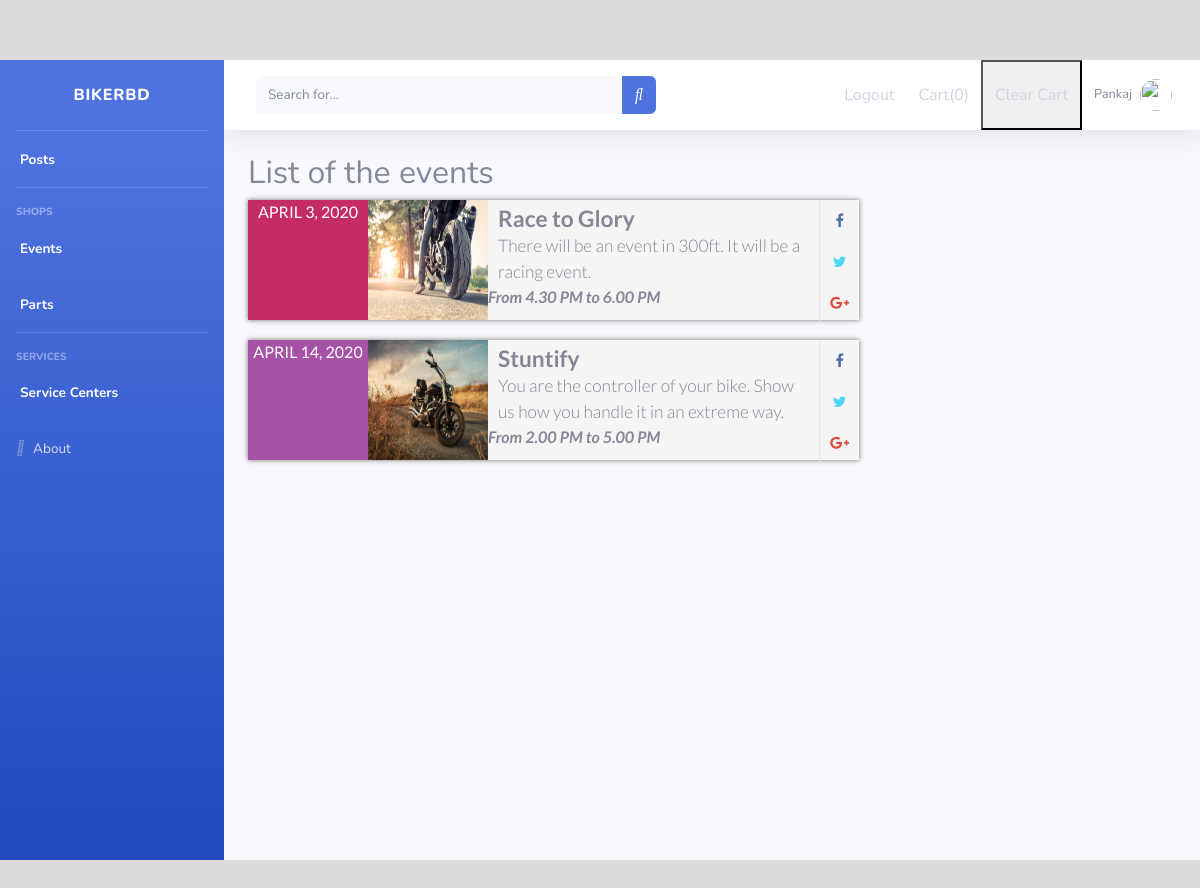
/events/ (signed in), run on the app's committed database.
### events/models.py (models this page shows, shortened)
class eventlist(models.Model):
    title = models.CharField(max_length = 50)
    description = models.TextField()
    date = models.DateField()
    image = models.ImageField(upload_to="events/images" ,default = "")
    time = models.CharField(max_length = 50)

### events/views.py (the view)
# urls.py: path('events/', include("events.urls")),
def events(request):
    list = eventlist.objects.all()
    return render(request, "events/event_list.html", {'evnt':list})

### events/templates/events/event_list.html
{% extends 'blog/base.html' %}
{% load static %}
{% block content %}
<link rel="stylesheet" type = "text/css" href="{% static 'events/ec.css' %}">
<div class="container">
    <div class="row">
        <div class="[ col-xs-12 col-sm-offset-2 col-sm-8 ]">
            <h2 class="center">List of the events</h2>
            <ul class="event-list">
                {% for li in evnt %}
                <li>
                    <time datetime="2014-07-20">
                        {{ li.date }}
                    </time>
                    <img alt="Independence Day" src="/media/{{ li.image }}" />
                    <div class="info">
                        <h2 class="title">{{ li.title }}</h2>
                        <p class="desc">{{ li.description }}</p>
                        <b><i><p class="desc"> {{ li.time }}</p></i></b>
                    </div>
                    <div class="social">
                        <ul>
                            <li class="facebook" style="width:33%;"><a href="#facebook"><span
                                        class="fa fa-facebook"></span></a></li>
                            <li class="twitter" style="width:34%;"><a href="#twitter"><span
                                        class="fa fa-twitter"></span></a></li>
                            <li class="google-plus" style="width:33%;"><a href="#google-plus"><span
                                        class="fa fa-google-plus"></span></a></li>
                        </ul>
                    </div>
                </li>
                {% endfor %}
            </ul>
        </div>
    </div>
</div>
{% endblock %}

### blog/templates/blog/base.html (shortened to what this page needs)
{% load static %}
<!DOCTYPE html>
<html lang="en">
<head>
  <link href="vendor/fontawesome-free/css/all.min.css" rel="stylesheet" type="text/html">
  <link href="{% static 'blog/sb-admin-2.min.css' %}" rel="stylesheet">
</head>
<body id="page-top">
  <div id="wrapper">
    <ul class="navbar-nav bg-gradient-primary sidebar sidebar-dark accordion" id="accordionSidebar">
      <a class="sidebar-brand d-flex align-items-center justify-content-center" href="index.html">
        <div class="sidebar-brand-text mx-3">BikerBD</div>
      </a>
      <hr class="sidebar-divider my-0">
      <li class="nav-item active">
        <a class="nav-link" href="{% url 'home' %}">
          <span>Posts</span></a>
      </li>
      <hr class="sidebar-divider">
      <div class="sidebar-heading">
        Shops
      </div>
      <li class="nav-item active">
        <a class="nav-link" href="{% url 'event' %}">
          <span>Events</span></a>
      </li>
      <li class="nav-item active">
        <a class="nav-link" href="{% url 'shop-home'%}">
          <span>Parts</span></a>
      </li>
      <hr class="sidebar-divider">
      <div class="sidebar-heading">
        Services
      </div>
      <li class="nav-item active">
        <a class="nav-link" href="{% url 'service' %}">
          <span>Service Centers</span></a>
      </li>
      <li class="nav-item">
        <a class="nav-link" href="{% url 'about' %}">
          <i class="fas fa-fw fa-table"></i>
          <span>About</span></a>
      </li>
    </ul>
    <div id="content-wrapper" class="d-flex flex-column">
      <div id="content">
        <nav class="navbar navbar-expand navbar-light bg-white topbar mb-4 static-top shadow">
          <form class="d-none d-sm-inline-block form-inline mr-auto ml-md-3 my-2 my-md-0 mw-100 navbar-search">
            <div class="input-group">
              <input type="text" class="form-control bg-light border-0 small" placeholder="Search for..."
                aria-label="Search" aria-describedby="basic-addon2">
              <div class="input-group-append">
                <button class="btn btn-primary" type="button">
                  <i class="fas fa-search fa-sm"></i>
                </button>
              </div>
            </div>
          </form>
          <ul class="navbar-nav ml-auto">
            {% if user.is_authenticated %}
            <li class="nav-item">
              <a class="nav-link" href="{% url 'logout' %}">Logout</a>
            </li>
            {% endif %}
            <li class="nav-item">
              <a class="nav-link" href="{% url 'checkout' %}">Cart(<span id='cart'>0</span>)</a>
            </li>
            <li class="nav-item">
              <button id="clr" class="nav-link clr" href="">Clear Cart</button>
            </li>
            {% if user.is_authenticated %}
              <li class="nav-item dropdown no-arrow">
                <a class="nav-link dropdown-toggle" href="{% url 'profile' %}" id="userDropdown" role="button" data-toggle="dropdown"
                  aria-haspopup="true" aria-expanded="false">
                  <span class="mr-2 d-none d-lg-inline text-gray-600 small">{{ user.username }}</span>
                  <img class="img-profile rounded-circle" src="https://source.unsplash.com/QAB-WJcbgJk/60x60">
                </a>
              </li>
            {% endif %}
          </ul>
        </nav>
        {% block content %}
        {% endblock content %}
      </div>
    </div>
</body>
</html>

### events/static/events/ec.css (style rules this page uses)
body { padding: 60px 0px; background-color: rgb(220, 220, 220); }
.event-list { list-style: none; font-family: 'Lato', sans-serif; margin: 0px; padding: 0px; }
.event-list > li { background-color: rgb(255, 255, 255); box-shadow: 0px 0px 5px rgb(51, 51, 51); box-shadow: 0px 0px 5px rgba(51, 51, 51, 0.7); padding: 0px; margin: 0px 0px 20px; }
.event-list > li > time { display: inline-block; width: 100%; color: rgb(255, 255, 255); background-color: rgb(197, 44, 102); padding: 5px; text-align: center; text-transform: uppercase; }
.event-list > li:nth-child(even) > time { background-color: rgb(165, 82, 167); }
.event-list > li > img { width: 100%; }
.event-list > li > .info { padding-top: 5px; text-align: center; }
.event-list > li > .info > .title { font-size: 17pt; font-weight: 700; margin: 0px; }
.event-list > li > .info > .desc { font-size: 13pt; font-weight: 300; margin: 0px; }
.event-list > li > .info > ul, .event-list > li > .social > ul { display: table; list-style: none; margin: 10px 0px 0px; padding: 0px; width: 100%; text-align: center; }
.event-list > li > .social > ul { margin: 0px; }
.event-list > li > .info > ul > li, .event-list > li > .social > ul > li { display: table-cell; cursor: pointer; color: rgb(30, 30, 30); font-size: 11pt; font-weight: 300; padding: 3px 0px; }
.event-list > li > .social > ul > li { padding: 0px; }
.event-list > li > .social > ul > li > a { padding: 3px 0px; }
.facebook a, .twitter a, .google-plus a { display: block; width: 100%; color: rgb(75, 110, 168) !important; }
.twitter a { color: rgb(79, 213, 248) !important; }
.google-plus a { color: rgb(221, 75, 57) !important; }
@media (min-width: 768px) { .event-list > li { position: relative; display: block; width: 100%; height: 120px; padding: 0px; } }
@media (min-width: 768px) { .event-list > li > time, .event-list > li > img { display: inline-block; } }
@media (min-width: 768px) { .event-list > li > time, .event-list > li > img { width: 120px; float: left; } }
@media (min-width: 768px) { .event-list > li > .info { background-color: rgb(245, 245, 245); overflow: hidden; } }
@media (min-width: 768px) { .event-list > li > time, .event-list > li > img { width: 120px; height: 120px; padding: 0px; margin: 0px; } }
@media (min-width: 768px) { .event-list > li > .info { position: relative; height: 120px; text-align: left; padding-right: 40px; } }
@media (min-width: 768px) { .event-list > li > .info > .title, .event-list > li > .info > .desc { padding: 0px 10px; } }
@media (min-width: 768px) { .event-list > li > .social { position: absolute; top: 0px; right: 0px; display: block; width: 40px; } }
@media (min-width: 768px) { .event-list > li > .social > ul { border-left: 1px solid rgb(230, 230, 230); } }
@media (min-width: 768px) { .event-list > li > .social > ul > li { display: block; padding: 0px; } }
@media (min-width: 768px) { .event-list > li > .social > ul > li > a { display: block; width: 40px; padding: 10px 0px 9px; } }

### data on the page
eventlist: date "APRIL 3, 2020", image (picture), title "Race to Glory", description "There will be an event in 300ft. It will be a racing event.", time "From 4.30 PM to 6.00 PM"
eventlist: date "APRIL 14, 2020", image (picture), title "Stuntify", description "You are the controller of your bike. Show us how you handle it in an extreme way.", time "From 2.00 PM to 5.00 PM"

### other printed values
{{ user.username }} "Pankaj"
